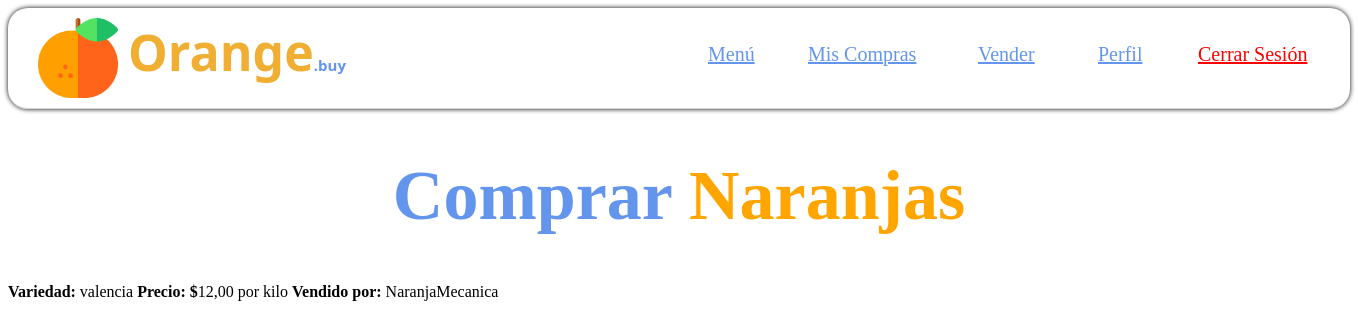
The page /tienda/producto/43/ (signed in) on the database its author committed.
### tienda/models.py (models this page shows, shortened)
class Producto(models.Model):
    vendedor = models.ForeignKey(User, on_delete=models.CASCADE, related_name='ventas')
    precio_por_kilo = models.DecimalField(max_digits=6, decimal_places=2)
    kilos_disponibles = models.PositiveIntegerField()
    cantidad_vendida = models.PositiveIntegerField(default=0)
    fecha_inicio = models.DateTimeField(auto_now_add=True)
    activo = models.BooleanField(default=True)
    descuento = models.DecimalField(max_digits=4, decimal_places=2, default=0.00)
    TIPOS_NARANJA = [
        ("valencia", "Valencia"),
        ("navel", "Navel"),
        ("sanguina", "Sanguina"),
        ("otra", "Otra variedad"),
    ]
    tipo = models.CharField(max_length=20, choices=TIPOS_NARANJA)

### tienda/views.py (the view)
# urls.py: path('producto/<int:producto_id>/', views.producto, name='producto'),
@login_required
def producto(request, producto_id):
    producto = get_object_or_404(Producto, id=producto_id)
    return render(request, 'tienda/producto.html', {'producto': producto})

### tienda/templates/tienda/producto.html (shortened to what this page needs)
{% load static %}
<!DOCTYPE html>
<html lang="en">
<head>
</head>
<body>
    <div class="header">
        <img src="{% static 'manager/naranja.png' %}" id="logo">
        <h3 class="titulo_header">Orange<span style="color:cornflowerblue; font-size: 15px;">.buy</span></h3>
        <a class="referencia" href="{% url 'menu_tienda' %}">Menú</a>
        <a class="referencia" href="{% url 'menu_tienda' %}">Mis Compras</a>
        <a class="referencia" href="{% url 'vender' %}">Vender</a>
        <a class="referencia" href="{% url 'menu_tienda' %}">Perfil</a>
        <a class="referencia" href="{% url 'cerrar_sesion' %}" style="color:red">Cerrar Sesión</a>
    </div>
    <h1>Comprar <span style="color:orange;">Naranjas</span></h1>
    <strong>Variedad: </strong>{{ producto.tipo }}
    <strong>Precio: $</strong>{{ producto.precio_por_kilo}} por kilo
    <strong>Vendido por: </strong>{{ producto.vendedor.username }}
</body>
</html>

### tienda/templates/tienda/producto.html (style rules this page uses)
body { font-family: Verdana; }
.header { display: grid; grid-template-columns: 100px 600px 100px 170px 120px 100px 150px; border-bottom: 0.5px solid lightgray; box-shadow: 0 0 5px 0; border-radius: 20px; }
#logo { width: 80px; margin: 10px 20px 10px 30px; }
.titulo_header { margin: 10px 5px 20px 20px; font-size: 50px; color:cornflowerblue; font-family: 'Segoe UI'; color:rgb(240, 174, 50); }
.referencia { text-align: left; font-size: 20px; color:cornflowerblue; margin: 35px 0px 20px 0px; }
h1 { font-size: 70px; text-align: center; color:cornflowerblue; }

### rows shown on the page
Producto: tipo "valencia", precio_por_kilo "12,00", vendedor.username "NaranjaMecanica"
